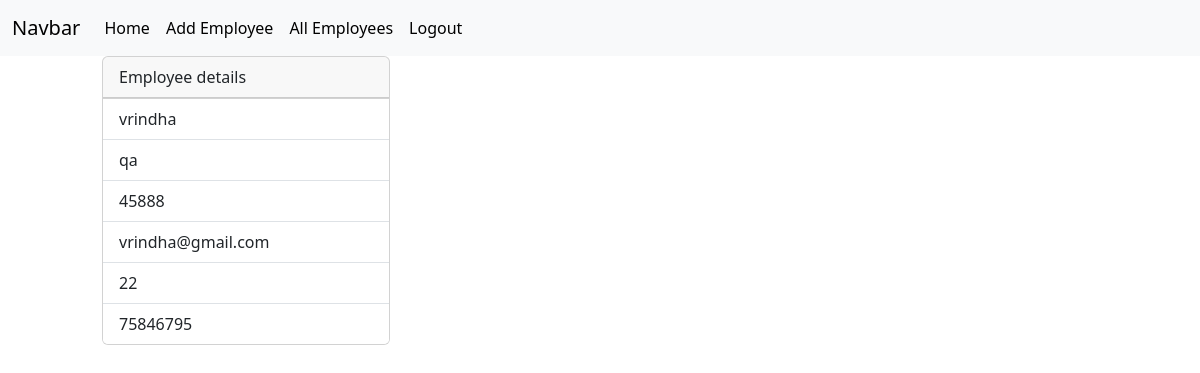
The page /employees/8/ (signed in) on the database its author committed.
### crm/models.py (models this page shows, shortened)
class Employees(models.Model):
    name=models.CharField(max_length=100)
    department=models.CharField(max_length=100)
    salary=models.PositiveBigIntegerField()
    email=models.EmailField(unique=True)
    age=models.PositiveIntegerField()
    contact=models.CharField( max_length=20,null=True)
    profile_picture=models.ImageField(upload_to="images",null=True,blank=True)
    dob=models.DateField(null=True,blank=True)

### crm/views.py (the view)
# urls.py: path('employees/<int:pk>/',views.EmployedetailView.as_view(),name="emp-detail"),
@method_decorator(signin_required,name="dispatch")
class EmployedetailView(View):
    def get(self,request,*args, **kwargs):
        id=kwargs.get("pk")
        qs=Employees.objects.get(id=id)
        return render(request,"detail.html",{"data":qs})

### crm/views.py (called while the page is built)
def signin_required(fn):
    def wrapper(request,*args, **kwargs):
        if not request.user.is_authenticated:
            messages.error(request,"invalid session")
            return redirect("signin")
        else:
            return fn(request,*args, **kwargs)
    return wrapper

### crm/templates/detail.html (shortened to what this page needs)
{%extends 'base.html'%}
{%block body_block%}
<div class="container d-flex">
    <div class="row">
        <div class="col-2"></div>
        <div class="col-8">
            <div class="card" style="width: 18rem;">
                <div class="card-header">
                    Employee details
                </div>
                <ul class="list-group list-group-flush">
                <li class="list-group-item">{{data.name}}</li>
                <li class="list-group-item">{{data.department}}</li>
                <li class="list-group-item">{{data.salary}}</li>
                <li class="list-group-item">{{data.email}}</li>
                <li class="list-group-item">{{data.age}}</li>
                <li class="list-group-item">{{data.contact}}</li>
                </ul>
            </div>
        </div>
        <div class="col-2">
        </div>
    </div>
</div>
{%endblock%}

### rows shown on the page
Employees: name "vrindha", department "qa", salary "45888", email "vrindha@gmail.com", age "22", contact "75846795"
